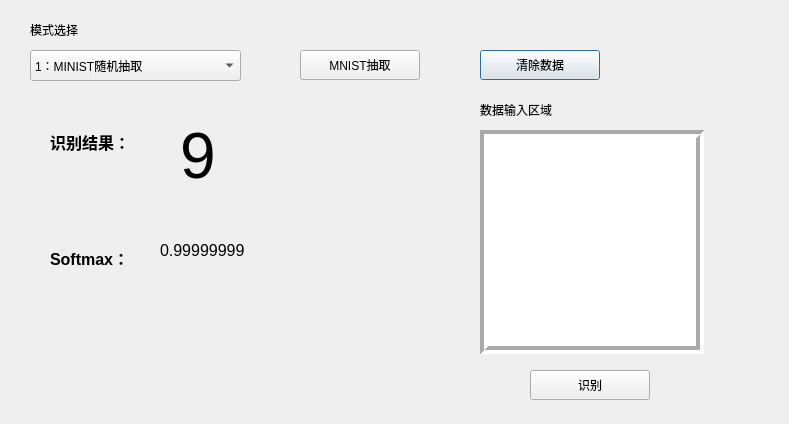
<?xml version="1.0" encoding="UTF-8"?>
<ui version="4.0">
 <class>MainWindow</class>
 <widget class="QDialog" name="MainWindow">
  <property name="geometry">
   <rect>
    <x>0</x>
    <y>0</y>
    <width>789</width>
    <height>424</height>
   </rect>
  </property>
  <property name="windowTitle">
   <string>简单CNN实现手写数字识别GUI</string>
  </property>
  <widget class="QComboBox" name="cbBox_Mode">
   <property name="geometry">
    <rect>
     <x>30</x>
     <y>50</y>
     <width>211</width>
     <height>31</height>
    </rect>
   </property>
   <item>
    <property name="text">
     <string>1：MINIST随机抽取</string>
    </property>
   </item>
   <item>
    <property name="text">
     <string>2：鼠标手写输入</string>
    </property>
   </item>
  </widget>
  <widget class="QLabel" name="label">
   <property name="geometry">
    <rect>
     <x>30</x>
     <y>20</y>
     <width>80</width>
     <height>20</height>
    </rect>
   </property>
   <property name="text">
    <string>模式选择</string>
   </property>
  </widget>
  <widget class="QPushButton" name="pbtClear">
   <property name="geometry">
    <rect>
     <x>480</x>
     <y>50</y>
     <width>120</width>
     <height>30</height>
    </rect>
   </property>
   <property name="styleSheet">
    <string notr="true"/>
   </property>
   <property name="text">
    <string>清除数据</string>
   </property>
   <property name="checkable">
    <bool>false</bool>
   </property>
   <property name="checked">
    <bool>false</bool>
   </property>
  </widget>
  <widget class="QPushButton" name="pbtGetMnist">
   <property name="geometry">
    <rect>
     <x>300</x>
     <y>50</y>
     <width>120</width>
     <height>30</height>
    </rect>
   </property>
   <property name="text">
    <string>MNIST抽取</string>
   </property>
   <property name="checkable">
    <bool>false</bool>
   </property>
  </widget>
  <widget class="QPushButton" name="pbtPredict">
   <property name="geometry">
    <rect>
     <x>530</x>
     <y>370</y>
     <width>120</width>
     <height>30</height>
    </rect>
   </property>
   <property name="styleSheet">
    <string notr="true"/>
   </property>
   <property name="text">
    <string>识别</string>
   </property>
  </widget>
  <widget class="QLabel" name="lbDataArea">
   <property name="geometry">
    <rect>
     <x>480</x>
     <y>130</y>
     <width>224</width>
     <height>224</height>
    </rect>
   </property>
   <property name="mouseTracking">
    <bool>false</bool>
   </property>
   <property name="styleSheet">
    <string notr="true">background-color: rgb(255, 255, 255);</string>
   </property>
   <property name="frameShape">
    <enum>QFrame::Box</enum>
   </property>
   <property name="frameShadow">
    <enum>QFrame::Sunken</enum>
   </property>
   <property name="lineWidth">
    <number>4</number>
   </property>
   <property name="midLineWidth">
    <number>0</number>
   </property>
   <property name="text">
    <string/>
   </property>
  </widget>
  <widget class="QLabel" name="label_3">
   <property name="geometry">
    <rect>
     <x>50</x>
     <y>110</y>
     <width>91</width>
     <height>181</height>
    </rect>
   </property>
   <property name="text">
    <string>&lt;html&gt;&lt;head/&gt;&lt;body&gt;&lt;p&gt;&lt;span style=&quot; font-size:12pt; font-weight:600;&quot;&gt;识别结果：&lt;/span&gt;&lt;/p&gt;&lt;p&gt;&lt;br/&gt;&lt;/p&gt;&lt;p&gt;&lt;br/&gt;&lt;/p&gt;&lt;p&gt;&lt;span style=&quot; font-size:12pt; font-weight:600;&quot;&gt;Softmax：&lt;/span&gt;&lt;/p&gt;&lt;/body&gt;&lt;/html&gt;</string>
   </property>
  </widget>
  <widget class="QLabel" name="label_4">
   <property name="geometry">
    <rect>
     <x>480</x>
     <y>100</y>
     <width>131</width>
     <height>20</height>
    </rect>
   </property>
   <property name="text">
    <string>数据输入区域</string>
   </property>
  </widget>
  <widget class="QWidget" name="verticalLayoutWidget">
   <property name="geometry">
    <rect>
     <x>480</x>
     <y>130</y>
     <width>221</width>
     <height>221</height>
    </rect>
   </property>
   <layout class="QVBoxLayout" name="dArea_Layout">
    <property name="spacing">
     <number>0</number>
    </property>
    <property name="leftMargin">
     <number>0</number>
    </property>
    <property name="topMargin">
     <number>0</number>
    </property>
    <property name="rightMargin">
     <number>0</number>
    </property>
    <property name="bottomMargin">
     <number>0</number>
    </property>
   </layout>
  </widget>
  <widget class="QLabel" name="lbResult">
   <property name="geometry">
    <rect>
     <x>180</x>
     <y>90</y>
     <width>91</width>
     <height>131</height>
    </rect>
   </property>
   <property name="font">
    <font>
     <pointsize>48</pointsize>
    </font>
   </property>
   <property name="text">
    <string>9</string>
   </property>
  </widget>
  <widget class="QLabel" name="lbCofidence">
   <property name="geometry">
    <rect>
     <x>160</x>
     <y>240</y>
     <width>151</width>
     <height>21</height>
    </rect>
   </property>
   <property name="font">
    <font>
     <pointsize>12</pointsize>
    </font>
   </property>
   <property name="text">
    <string>0.99999999</string>
   </property>
  </widget>
 </widget>
 <resources/>
 <connections>
  <connection>
   <sender>cbBox_Mode</sender>
   <signal>activated(QString)</signal>
   <receiver>MainWindow</receiver>
   <slot>cbBox_Mode_Callback()</slot>
   <hints>
    <hint type="sourcelabel">
     <x>178</x>
     <y>317</y>
    </hint>
    <hint type="destinationlabel">
     <x>158</x>
     <y>168</y>
    </hint>
   </hints>
  </connection>
  <connection>
   <sender>pbtClear</sender>
   <signal>clicked()</signal>
   <receiver>MainWindow</receiver>
   <slot>pbtClear_Callback()</slot>
   <hints>
    <hint type="sourcelabel">
     <x>131</x>
     <y>460</y>
    </hint>
    <hint type="destinationlabel">
     <x>105</x>
     <y>341</y>
    </hint>
   </hints>
  </connection>
  <connection>
   <sender>pbtPredict</sender>
   <signal>clicked()</signal>
   <receiver>MainWindow</receiver>
   <slot>pbtPredict_Callback()</slot>
   <hints>
    <hint type="sourcelabel">
     <x>157</x>
     <y>517</y>
    </hint>
    <hint type="destinationlabel">
     <x>157</x>
     <y>542</y>
    </hint>
   </hints>
  </connection>
  <connection>
   <sender>pbtGetMnist</sender>
   <signal>clicked()</signal>
   <receiver>MainWindow</receiver>
   <slot>pbtGetMnist_Callback()</slot>
   <hints>
    <hint type="sourcelabel">
     <x>102</x>
     <y>399</y>
    </hint>
    <hint type="destinationlabel">
     <x>29</x>
     <y>401</y>
    </hint>
   </hints>
  </connection>
 </connections>
 <slots>
  <slot>cbBox_Mode_Callback()</slot>
  <slot>pbtClear_Callback()</slot>
  <slot>pbtPredict_Callback()</slot>
  <slot>pbtGetMnist_Callback()</slot>
 </slots>
</ui>
